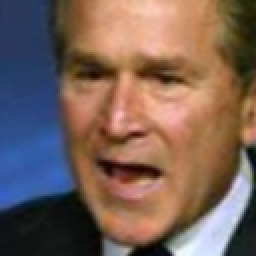
#> input picture Images/1.png_face.png, 128 x 128 px, found by its file name (shown 2 times larger)
$ python histogram_matching.py
#> lines starting #> are read from the running program, lines starting #| are printed output that depends on the picture; after the words box and inside, x2 and y2 are one past the last pixel; in counts of white or black regions, pixels touching at a corner belong together
import cv2
import numpy as np


def show_gray_img_hist(hist, window_title):
    """
    :param hist: 灰度图像的直方图，为一个256*1的 numpy.ndarray
    :return: none
    """
    min_val, max_val, min_loc, max_loc = cv2.minMaxLoc(hist)
    hist_img = np.zeros([256, 256], np.uint8)
    for h in range(256):
        intensity = int(256 * hist[h] / max_val)
        cv2.line(hist_img, (h, 256), (h, 256 - intensity), [255, 0, 0])

    cv2.imshow(window_title, hist_img)


def get_acc_prob_hist(hist):
    acc_hist = np.zeros([256, 1], np.float32)
    pre_val = 0.
    for i in range(256):
        acc_hist[i, 0] = pre_val + hist[i, 0]
        pre_val = acc_hist[i, 0]

    acc_hist /= pre_val
    return acc_hist


def hist_specify(src_img, dst_img):
    """
    直方图规定化，把dst_img按照src_img的图像进行规定化
    :param src_img:
    :param dst_img:
    :return:
    """
    # 计算源图像和规定化之后图像的累计直方图
    src_hist = cv2.calcHist([src_img], [0], None, [256], [0.0, 255.])
    dst_hist = cv2.calcHist([dst_img], [0], None, [256], [0.0, 255.])
    src_acc_prob_hist = get_acc_prob_hist(src_hist)
    dst_acc_prob_hist = get_acc_prob_hist(dst_hist)

    # [6 lines of commented-out code are left out]
    diff_acc_prob = abs(np.tile(src_acc_prob_hist.reshape(256, 1), (1, 256)) - dst_acc_prob_hist.reshape(1, 256))

    # 求出各阶灰度对应的差值的最小值，该最小值对应的灰度阶即为映射之后的灰度阶
    table = np.argmin(diff_acc_prob, axis=0)
    table = table.astype(np.uint8)  # @注意 对于灰度图像cv2.LUT的table必须是uint8类型

    # 将源图像按照求出的映射关系做映射
    result = cv2.LUT(dst_img, table)

    # 显示各种图像
    show_gray_img_hist(src_hist, 'src_hist')
    show_gray_img_hist(dst_hist, 'dst_hist')
    cv2.imshow('src_img', src_img)
    cv2.imshow('dst_img', dst_img)
    cv2.imshow('result', result)

    result_hist = cv2.calcHist([result], [0], None, [256], [0.0, 255.])
    show_gray_img_hist(result_hist, 'result_hist')


if __name__ == '__main__':
    src_img = cv2.imread("D:/AoriginallyD/Cardiff-year3/final_project/SfSNet-Pytorch/Images/1.png_face.png", 0)
#> src_img: shape (128, 128); min 2, max 247, mean 103
    dst_img = cv2.imread("D:/AoriginallyD/Cardiff-year3/final_project/SfSNet-Pytorch/Images/4.png_face.png", 0)
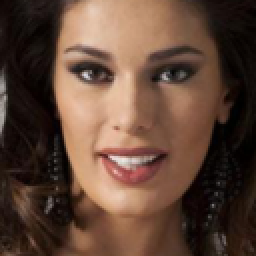
#> input picture Images/4.png_face.png, 128 x 128 px, found by its file name (shown 2 times larger)
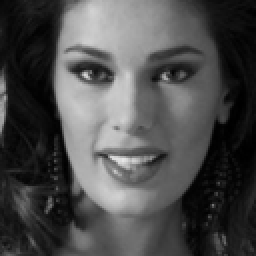
#> dst_img: shape (128, 128) (shown 2 times larger); min 0, max 231, mean 75.7

    hist_specify(src_img, dst_img)
#> in hist_specify, `src_hist = cv2.calcHist([src_img], [0], None, [256], [0.0, 255.])`: src_hist = 256 values, max 461 at index 57, min 0 at index 0, mean 64
#> in hist_specify, `dst_hist = cv2.calcHist([dst_img], [0], None, [256], [0.0, 255.])`: dst_hist = 256 values, max 327 at index 13, min 0 at index 210, mean 64
#> after the loop in get_acc_prob_hist, `for i in range(256):`: acc_hist = 256 values from 0 to 16384
#> in get_acc_prob_hist, `acc_hist /= pre_val`: acc_hist = 256 values from 0 to 1
#> in hist_specify, `dst_acc_prob_hist = get_acc_prob_hist(dst_hist)`: dst_acc_prob_hist = 256 values from 0.00317 to 1
#> in hist_specify, `diff_acc_prob = abs(np.tile(src_acc_prob_hist.reshape(256, 1), (1, 256..`:
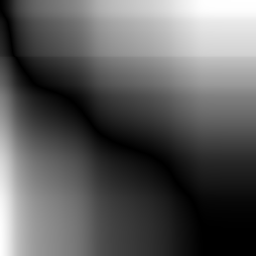
#> diff_acc_prob: shape (256, 256) float32; min 0, max 1, mean 0.361
#> in hist_specify, `table = np.argmin(diff_acc_prob, axis=0)`: table = 256 values from 7 to 247
#> in hist_specify, `result = cv2.LUT(dst_img, table)`:
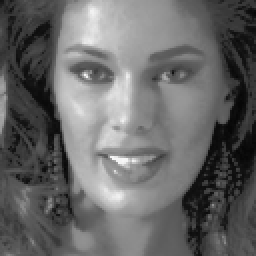
#> result: shape (128, 128) (shown 2 times larger); min 7, max 247, mean 103.4
#> in show_gray_img_hist, `min_val, max_val, min_loc, max_loc = cv2.minMaxLoc(hist)`: min_val = 0; max_val = 461; min_loc = (0, 0); max_loc = (0, 57)
#> the loop in show_gray_img_hist, `for h in range(256):` made 256 passes
#> intensity on passes 1 to 3: 0, 0, 2
#> after the loop in show_gray_img_hist, `for h in range(256):`:
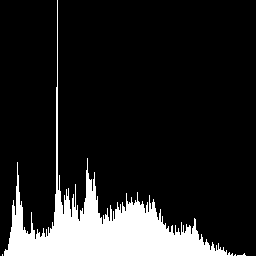
#> hist_img: shape (256, 256); 13.7% white; 4 white regions (3 under 20 px), largest, box (x1, y1, x2, y2) and area: (4, 0, 233, 256) 8947
#> call 2 of show_gray_img_hist, with hist = array of shape (256, 1), window_title = 'dst_hist'
#> in show_gray_img_hist (call 2), `min_val, max_val, min_loc, max_loc = cv2.minMaxLoc(hist)`: max_val = 327; min_loc = (0, 210); max_loc = (0, 13)
#> the loop in show_gray_img_hist (call 2), `for h in range(256):` made 256 passes
#> intensity on passes 1 to 3: 40, 76, 112
#> after the loop in show_gray_img_hist (call 2), `for h in range(256):`:
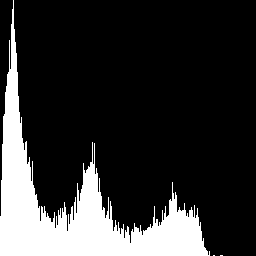
#> hist_img: shape (256, 256); 19.4% white; 3 white regions (2 under 20 px), largest, box (x1, y1, x2, y2) and area: (0, 0, 210, 256) 12707
#> in hist_specify, `result_hist = cv2.calcHist([result], [0], None, [256], [0.0, 255.])`: result_hist = 256 values, max 564 at index 56, min 0 at index 0, mean 64
#> call 3 of show_gray_img_hist, with hist = array of shape (256, 1), window_title = 'result_hist'
#> in show_gray_img_hist (call 3), `min_val, max_val, min_loc, max_loc = cv2.minMaxLoc(hist)`: max_val = 564; min_loc = (0, 0); max_loc = (0, 56)
#> the loop in show_gray_img_hist (call 3), `for h in range(256):` made 256 passes
#> after the loop in show_gray_img_hist (call 3), `for h in range(256):`:
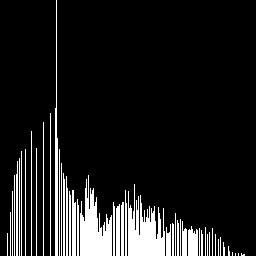
#> hist_img: shape (256, 256); 11.2% white; 48 white regions (7 under 20 px), largest, box (x1, y1, x2, y2) and area: (128, 184, 165, 256) 1549, (80, 175, 112, 256) 1471, (55, 0, 58, 256) 522

    cv2.waitKey()
